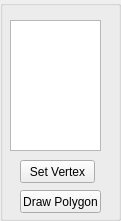
   <widget class="QGroupBox" name="polygonBox">
    <property name="geometry">
     <rect>
      <x>1000</x>
      <y>380</y>
      <width>121</width>
      <height>221</height>
     </rect>
    </property>
    <property name="title">
     <string/>
    </property>
    <property name="flat">
     <bool>true</bool>
    </property>
    <widget class="QListWidget" name="polygonList">
     <property name="geometry">
      <rect>
       <x>10</x>
       <y>20</y>
       <width>91</width>
       <height>131</height>
      </rect>
     </property>
    </widget>
    <widget class="QPushButton" name="setVertex">
     <property name="geometry">
      <rect>
       <x>20</x>
       <y>160</y>
       <width>75</width>
       <height>23</height>
      </rect>
     </property>
     <property name="palette">
      <palette>
       <active>
        <colorrole role="WindowText">
         <brush brushstyle="SolidPattern">
          <color alpha="255">
           <red>0</red>
           <green>0</green>
           <blue>95</blue>
          </color>
         </brush>
        </colorrole>
        <colorrole role="ButtonText">
         <brush brushstyle="SolidPattern">
          <color alpha="255">
           <red>0</red>
           <green>0</green>
           <blue>0</blue>
          </color>
         </brush>
        </colorrole>
       </active>
       <inactive>
        <colorrole role="WindowText">
         <brush brushstyle="SolidPattern">
          <color alpha="255">
           <red>0</red>
           <green>0</green>
           <blue>95</blue>
          </color>
         </brush>
        </colorrole>
        <colorrole role="ButtonText">
         <brush brushstyle="SolidPattern">
          <color alpha="255">
           <red>0</red>
           <green>0</green>
           <blue>0</blue>
          </color>
         </brush>
        </colorrole>
       </inactive>
       <disabled>
        <colorrole role="WindowText">
         <brush brushstyle="SolidPattern">
          <color alpha="255">
           <red>120</red>
           <green>120</green>
           <blue>120</blue>
          </color>
         </brush>
        </colorrole>
        <colorrole role="ButtonText">
         <brush brushstyle="SolidPattern">
          <color alpha="255">
           <red>120</red>
           <green>120</green>
           <blue>120</blue>
          </color>
         </brush>
        </colorrole>
       </disabled>
      </palette>
     </property>
     <property name="text">
      <string>Set Vertex</string>
     </property>
    </widget>
    <widget class="QPushButton" name="drawPolygon">
     <property name="geometry">
      <rect>
       <x>20</x>
       <y>190</y>
       <width>81</width>
       <height>23</height>
      </rect>
     </property>
     <property name="palette">
      <palette>
       <active>
        <colorrole role="WindowText">
         <brush brushstyle="SolidPattern">
          <color alpha="255">
           <red>0</red>
           <green>0</green>
           <blue>95</blue>
          </color>
         </brush>
        </colorrole>
        <colorrole role="ButtonText">
         <brush brushstyle="SolidPattern">
          <color alpha="255">
           <red>0</red>
           <green>0</green>
           <blue>0</blue>
          </color>
         </brush>
        </colorrole>
       </active>
       <inactive>
        <colorrole role="WindowText">
         <brush brushstyle="SolidPattern">
          <color alpha="255">
           <red>0</red>
           <green>0</green>
           <blue>95</blue>
          </color>
         </brush>
        </colorrole>
        <colorrole role="ButtonText">
         <brush brushstyle="SolidPattern">
          <color alpha="255">
           <red>0</red>
           <green>0</green>
           <blue>0</blue>
          </color>
         </brush>
        </colorrole>
       </inactive>
       <disabled>
        <colorrole role="WindowText">
         <brush brushstyle="SolidPattern">
          <color alpha="255">
           <red>120</red>
           <green>120</green>
           <blue>120</blue>
          </color>
         </brush>
        </colorrole>
        <colorrole role="ButtonText">
         <brush brushstyle="SolidPattern">
          <color alpha="255">
           <red>120</red>
           <green>120</green>
           <blue>120</blue>
          </color>
         </brush>
        </colorrole>
       </disabled>
      </palette>
     </property>
     <property name="text">
      <string>Draw Polygon</string>
     </property>
    </widget>
   </widget>
